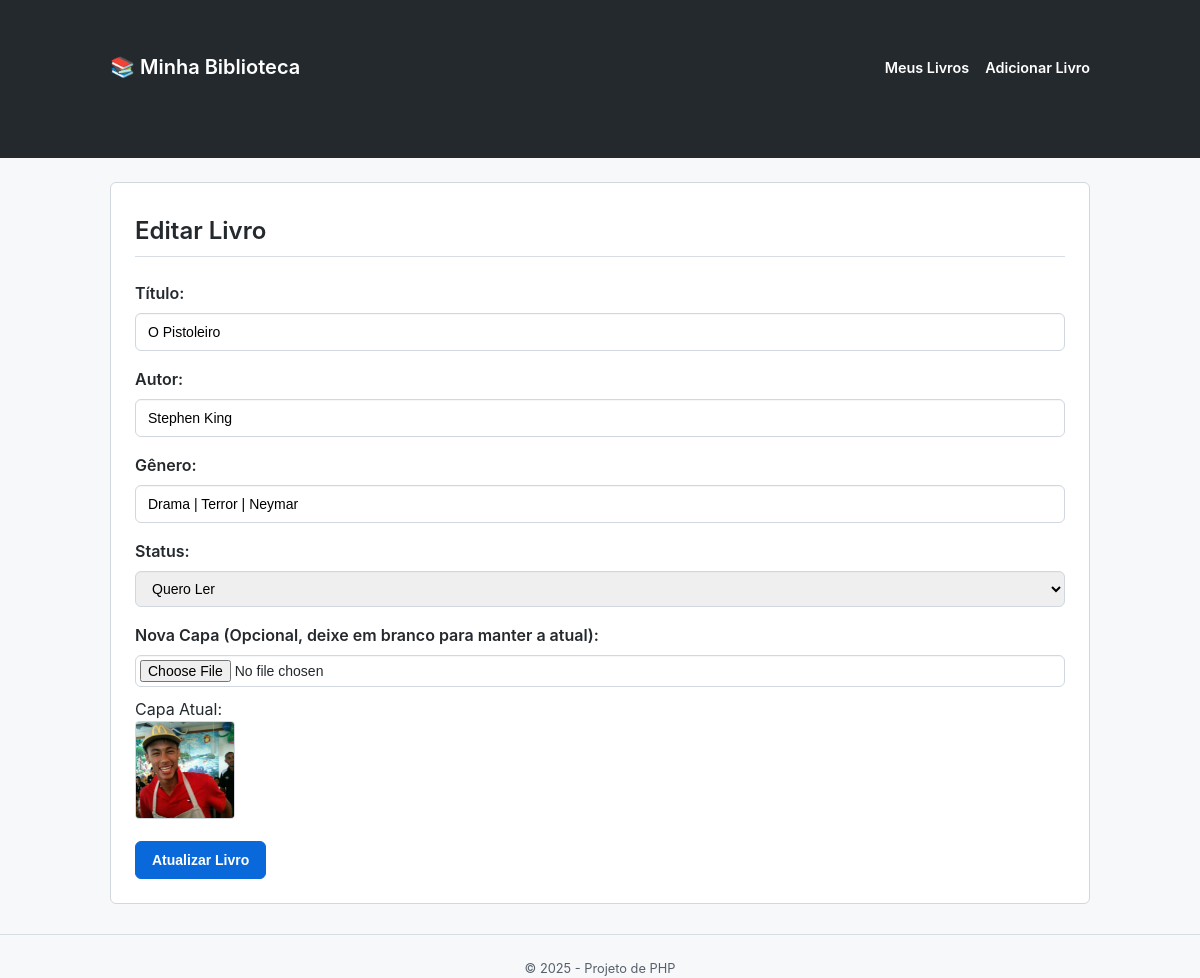
The page /form_editar.php?id=5 on the database its author committed.
### tables this page shows
CREATE TABLE `livros` (
  `id` int(11) NOT NULL,
  `titulo` varchar(255) NOT NULL,
  `autor` varchar(255) DEFAULT NULL,
  `genero` varchar(100) DEFAULT NULL,
  `status` enum('Lido','Lendo','Quero Ler') DEFAULT 'Quero Ler',
  `capa` varchar(255) DEFAULT NULL,
  `data_cadastro` timestamp NOT NULL DEFAULT current_timestamp()
);

### form_editar.php (the view, shortened to what this page needs)
<?php
include 'includes/header.php';
include 'includes/conexao.php';
$id = intval($_GET['id']);
try {
    $sql = "SELECT * FROM livros WHERE id = :id";
    $stmt = $pdo->prepare($sql);
    $stmt->bindParam(':id', $id);
    $stmt->execute();
    $livro = $stmt->fetch(PDO::FETCH_ASSOC);
} catch (PDOException $e) {
    die("Erro ao buscar o livro: " . $e->getMessage());
}
?>
<h2>Editar Livro</h2>
<form action="actions/atualizar_livro.php" method="POST" id="form-livro" enctype="multipart/form-data">
    <div class="form-group">
        <label for="titulo">Título:</label>
        <input type="text" id="titulo" name="titulo" value="<?php echo htmlspecialchars($livro['titulo']); ?>" required>
    </div>
    <div class="form-group">
        <label for="autor">Autor:</label>
        <input type="text" id="autor" name="autor" value="<?php echo htmlspecialchars($livro['autor']); ?>">
    </div>
    <div class="form-group">
        <label for="genero">Gênero:</label>
        <input type="text" id="genero" name="genero" value="<?php echo htmlspecialchars($livro['genero']); ?>">
    </div>
    <div class="form-group">
        <label for="status">Status:</label>
        <select id="status" name="status">
            <option value="Quero Ler" <?php echo ($livro['status'] == 'Quero Ler') ? 'selected' : ''; ?>>Quero Ler</option>
        </select>
    </div>
    <div class="form-group">
        <label for="capa">Nova Capa (Opcional, deixe em branco para manter a atual):</label>
        <input type="file" id="capa" name="capa">
        <?php if (!empty($livro['capa'])): ?>
            <p style="margin-top: 10px;">Capa Atual:</p>
            <img src="<?php echo htmlspecialchars($livro['capa']); ?>" alt="Capa" width="100">
        <?php endif; ?>
    </div>
    <button type="submit" class="btn btn-primary">Atualizar Livro</button>
</form>
<?php include 'includes/footer.php'; ?>

### css/style.css (style rules this page uses)
* { margin: 0; padding: 0; box-sizing: border-box; }
body { font-family: -apple-system, BlinkMacSystemFont, "Segoe UI", Roboto, Helvetica, Arial, sans-serif, "Apple Color Emoji", "Segoe UI Emoji"; background-color: #f6f8fa; color: #24292e; line-height: 1.5; }
h2 { font-size: 1.5rem; font-weight: 600; padding-bottom: .3em; border-bottom: 1px solid #d8dee4; margin-bottom: 24px; }
.btn { display: inline-block; padding: 8px 16px; font-size: 0.875rem; font-weight: 600; line-height: 20px; text-decoration: none; white-space: nowrap; vertical-align: middle; cursor: pointer; user-select: none; border: 1px solid; border-radius: 6px; appearance: none; }
.btn-primary { color: #ffffff; background-color: #0969da; border-color: #0969da; }
form .form-group { margin-bottom: 16px; }
form label { display: block; margin-bottom: 8px; font-weight: 600; }
form input[type="text"], form select { width: 100%; padding: 8px 12px; font-size: 0.875rem; line-height: 20px; border: 1px solid #d0d7de; border-radius: 6px; box-shadow: inset 0 1px 0 rgba(208,215,222,0.2); }
form img { max-width: 100px; border-radius: 4px; border: 1px solid #d0d7de; }
form input[type="file"] { padding: 4px; font-size: 0.875rem; border: 1px solid #d0d7de; border-radius: 6px; box-shadow: inset 0 1px 0 rgba(208,215,222,0.2); width: 100%; }

### rows shown on the page
livros: titulo "O Pistoleiro", autor "Stephen King", genero "Drama | Terror | Neymar", status "Quero Ler", capa (picture)
